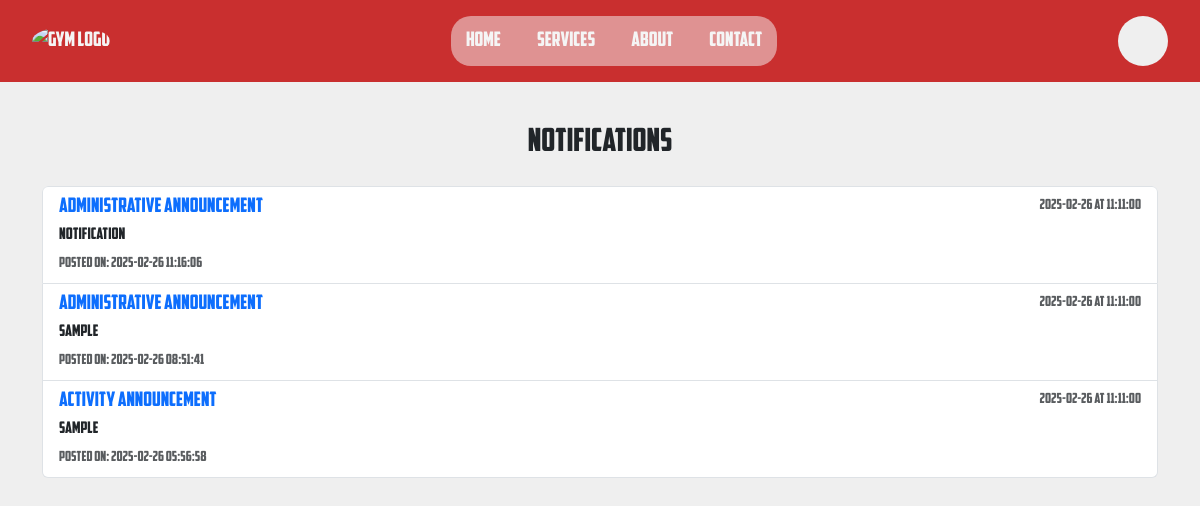
The page /website/notifications.php (signed in) on the database its author committed.
### tables this page shows
CREATE TABLE `announcements` (
  `id` int(11) NOT NULL,
  `message` text NOT NULL,
  `applied_date` date NOT NULL,
  `applied_time` time NOT NULL,
  `announcement_type` enum('administrative','activity') NOT NULL,
  `is_active` tinyint(1) DEFAULT 1,
  `created_at` timestamp NOT NULL DEFAULT current_timestamp()
);

### website/notifications.php (the view, shortened to what this page needs)
<?php
require_once __DIR__ . '../../config.php';
$sql = "SELECT id, message, applied_date, applied_time, announcement_type, created_at
        FROM announcements
        WHERE is_active = 1
        ORDER BY created_at DESC";
$result = $pdo->query($sql);
include('includes/header.php');
?>
<link rel="stylesheet" href="../css/browse_services.css">
<!DOCTYPE html>
<html lang="en">
<head>
    <link rel="stylesheet" href="https://cdn.jsdelivr.net/npm/bootstrap@5.3.0/dist/css/bootstrap.min.css">
</head>
<section class="main-content">
<div class="container mt-4">
        <h2 class="mb-4 text-center">Notifications</h2>
        <div class="list-group">
        <?php while ($row = $result->fetch(PDO::FETCH_ASSOC)): ?>
                <div class="list-group-item list-group-item-action flex-column align-items-start">
                    <div class="d-flex w-100 justify-content-between">
                        <h5 class="mb-1 text-primary"> <?= htmlspecialchars($row['announcement_type']) ?> Announcement</h5>
                        <small class="text-muted"> <?= htmlspecialchars($row['applied_date']) ?> at <?= htmlspecialchars($row['applied_time']) ?></small>
                    </div>
                    <p class="mb-1"> <?= nl2br(htmlspecialchars($row['message'])) ?> </p>
                    <small class="text-muted">Posted on: <?= htmlspecialchars($row['created_at']) ?></small>
                </div>
            <?php endwhile; ?>
        </div>
    </div>
</section>
</body>
</html>

### css/landing1.css (style rules this page uses)
* { font-family: myFont; margin: 0; padding: 0; box-sizing: border-box; border: 0; }
.home-main, .home-header, html, body { background-color: #efefef; }
html { scroll-behavior: smooth; }

### website/notifications.php (style rules this page uses)
html { background-color: transparent; }
body { height: 100vh; background-color: #efefef!important; }
.main-content { padding-top: 100px; }
.list-group { height: 70vh; overflow-y: auto; }

### rows shown on the page
announcements: announcement_type "administrative", applied_date "2025-02-26", applied_time "11:11:00", message "notification", created_at "2025-02-26 11:16:06"
announcements: announcement_type "administrative", applied_date "2025-02-26", applied_time "11:11:00", message "sample", created_at "2025-02-26 08:51:41"
announcements: announcement_type "activity", applied_date "2025-02-26", applied_time "11:11:00", message "sample", created_at "2025-02-26 05:56:58"
